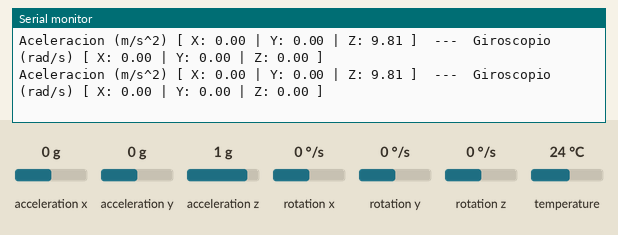
A sketch run on a simulated Arduino Uno, built with avr-gcc and run on an emulated ATmega328P. Parts: the last lines printed to the serial monitor. The test bench sets the inputs (shaded band); at power-on: acceleration x 0 g, acceleration y 0 g, acceleration z 1 g, rotation x 0 °/s, rotation y 0 °/s, rotation z 0 °/s, temperature 24 °C.

Above: at 1.3 s.
1.4 s: acceleration x set to -1.4 g
At 1.49 s:
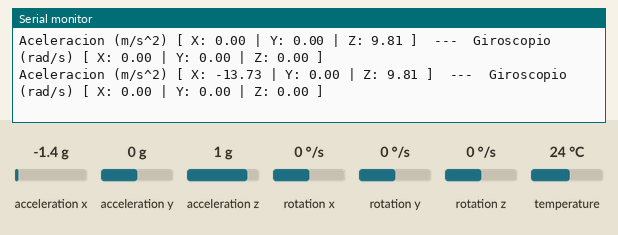
2.9 s: acceleration y set to -1.4 g
At 2.97 s:
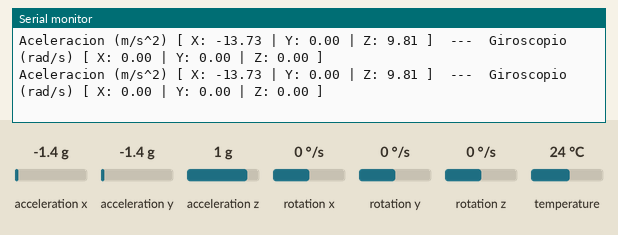
4.4 s: acceleration z set to -1.4 g
At 4.46 s:
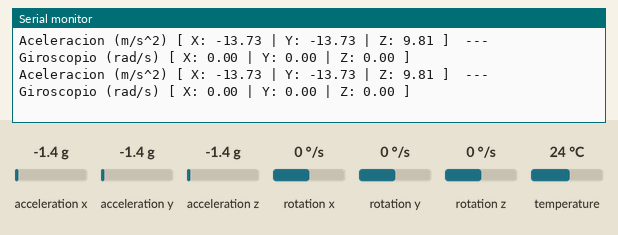
5.9 s: rotation x set to -192 °/s
At 5.96 s:
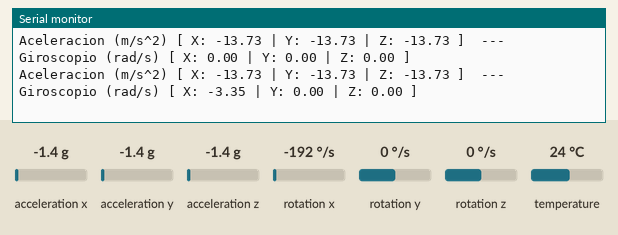
7.4 s: rotation y set to -192 °/s
At 7.45 s:
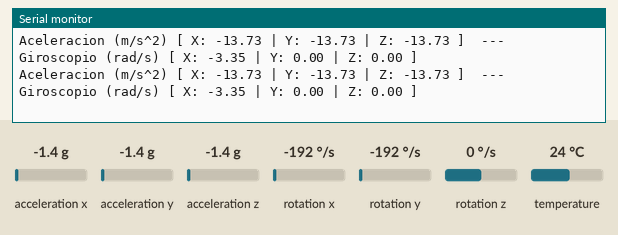

The sketch:

Prueba_mpu_librerias.ino
```cpp
#include <Adafruit_MPU6050.h>
#include <Adafruit_Sensor.h>
#include <Wire.h>

// Crear el objeto del sensor
Adafruit_MPU6050 mpu;

void setup() {
  Serial.begin(115200);
  while (!Serial)
    delay(10); // Esperar a que se abra el Monitor Serie

  Serial.println("Inicializando MPU6050...");

  // Iniciar la comunicación con el sensor
  if (!mpu.begin()) {
    Serial.println("¡ERROR! No se encontro un chip MPU6050.");
    Serial.println("Revisa tus conexiones: VCC a 3.3V, GND a GND, SDA a A4 y SCL a A5.");
    while (1) {
      delay(10); // Detener el código aquí si falla
    }
  }

  Serial.println("MPU6050 Encontrado!");

  // Configuración del rango de sensibilidad del sensor (Ideal para drones)
  mpu.setAccelerometerRange(MPU6050_RANGE_8_G);
  mpu.setGyroRange(MPU6050_RANGE_500_DEG);
  mpu.setFilterBandwidth(MPU6050_BAND_21_HZ);

  delay(100);
}

void loop() {
  // Crear variables para almacenar los eventos del sensor
  sensors_event_t a, g, temp;

  // Leer los datos del MPU6050
  mpu.getEvent(&a, &g, &temp);

  // Imprimir los datos en el Monitor Serie
  Serial.print("Aceleracion (m/s^2) [ X: ");
  Serial.print(a.acceleration.x);
  Serial.print(" | Y: ");
  Serial.print(a.acceleration.y);
  Serial.print(" | Z: ");
  Serial.print(a.acceleration.z);
  Serial.print(" ]  ---  Giroscopio (rad/s) [ X: ");

  Serial.print(g.gyro.x);
  Serial.print(" | Y: ");
  Serial.print(g.gyro.y);
  Serial.print(" | Z: ");
  Serial.print(g.gyro.z);
  Serial.println(" ]");

  delay(100);
}
```

Measured:
- after the input at 1.4 s, the serial monitor: prints a new line after 0.08 s (image 1)
- after the input at 5.9 s, the serial monitor: prints a new line after 0.06 s (image 4)
